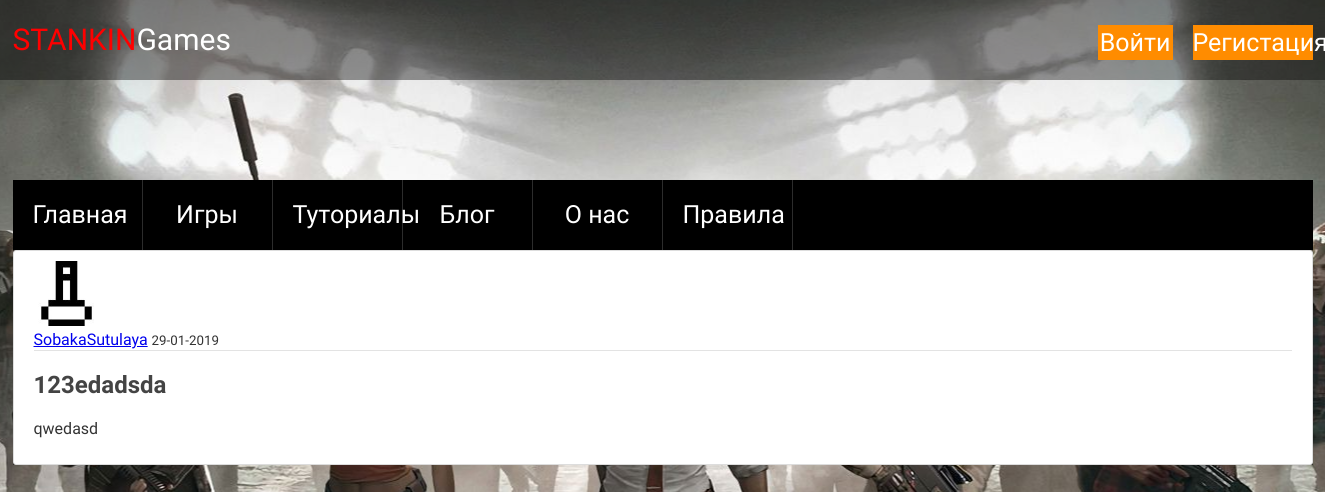
Page /post/5 on the earlier database version.
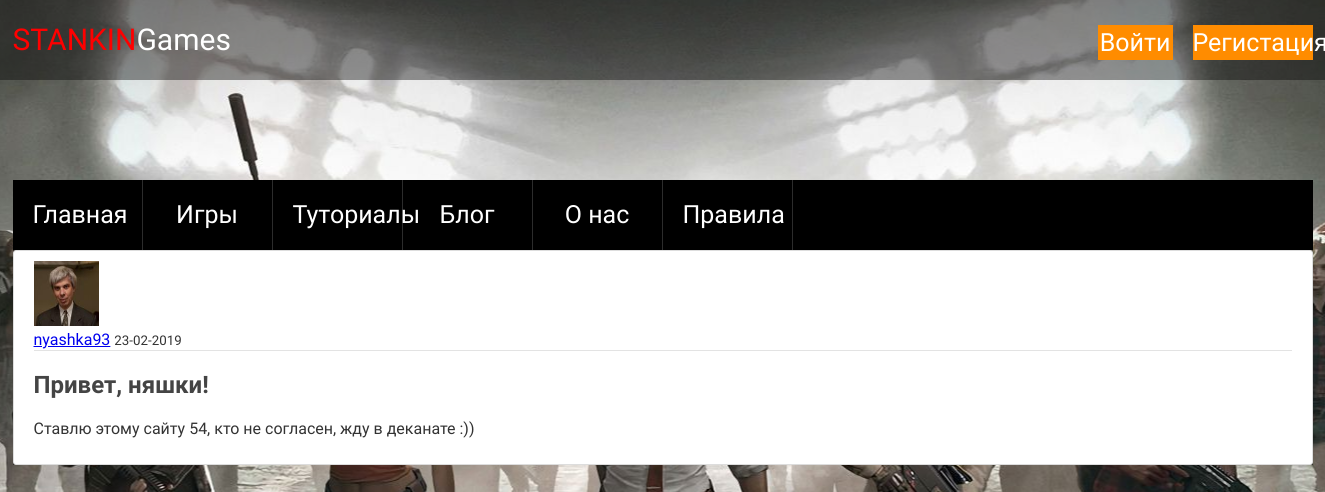
Same page on the later database version.
### flaskblog/models.py (models this page shows, shortened)
class User(db.Model, UserMixin):
    id = db.Column(db.Integer, primary_key=True)
    username = db.Column(db.String(20), unique=True, nullable=False)
    email = db.Column(db.String(120), unique=True, nullable=False)
    image_file = db.Column(db.String(20), nullable=False, default='default.jpg')
    password = db.Column(db.String(60), nullable=False)
    posts = db.relationship('Post', backref='author', lazy=True)

class Post(db.Model):
    id = db.Column(db.Integer, primary_key=True)
    title = db.Column(db.String(100), nullable=False)
    date_posted = db.Column(db.DateTime, nullable=False, default=datetime.utcnow)
    content = db.Column(db.Text, nullable=False)
    user_id = db.Column(db.Integer, db.ForeignKey('user.id'), nullable=False)

### flaskblog/routes.py (the view)
@app.route("/post/<int:post_id>")
def post(post_id):
    post = Post.query.get_or_404(post_id)
    return render_template('post.html', title=post.title, post=post)

### flaskblog/templates/post.html (shortened to what this page needs)
{% extends "layout.html" %}
{% block header%}
<header class="header-container-games">
    <div class="header-menu">
            <a class="logo" href="{{ url_for('super_home') }}"><span>STANKIN</span>Games</a>
            <ul class="user-list">
                {% if current_user.is_authenticated %}
                <a class="nav-item nav-link" href="{{ url_for('new_post') }}">New Post</a>
                <a class="nav-item nav-link" href="{{ url_for('account') }}">Account</a>
                <a class="nav-item nav-link" href="{{ url_for('logout') }}">Logout</a>
                {% else %}
                <li class="user-item">
                    <a href="{{ url_for('login') }}" class="login">Войти</a>
                </li>
                <li class="user-item">
                    <a href="{{ url_for('register') }}" class="reg">Регистация</a>
                </li>
                {% endif %}
            </ul>
        </div>
    </header>
{% endblock header %}
{% block content %}
<main class="main-container">
		<div class="main-wrapper">
<article class="media content-section">
    <img class="rounded-circle article-img" src="{{ url_for('static', filename='profile_pics/' + post.author.image_file) }}" alt="">
    <div class="media-body">
        <div class="article-metadata">
                <a class="mr-2" href="{{ url_for('user_posts', username=post.author.username) }}">{{ post.author.username }}</a>
        <small class="text-muted">{{ post.date_posted.strftime('%d-%m-%Y') }}</small>
        </div>
        <h2 class="article-title">{{ post.title }}</h2>
        <p class="article-content">{{ post.content }}</p>
    </div>
</article>
</div>
</main>
{% endblock content %}

Differences in the rows shown:
no longer on this page (row edited): User: image_file (picture), author.username "SobakaSutulaya"
added User: image_file (picture), author.username "nyashka93"
changed Post: date_posted "29-01-2019" → "23-02-2019"; title "123edadsda" → "Привет, няшки!"; content "qwedasd" → "Ставлю этому сайту 54, кто не согласен, жду в деканате :))"
